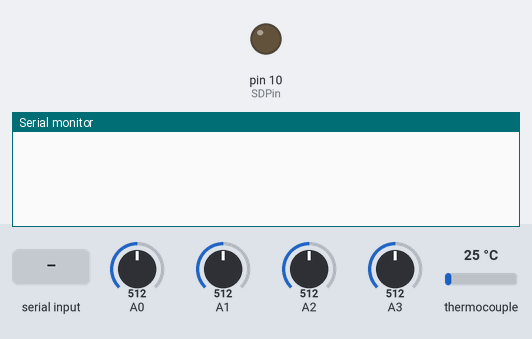
Simulated run of this program. Board: Arduino Uno, built with avr-gcc and run on an emulated ATmega328P. Parts: output pins drawn as LEDs (lit = HIGH), the last lines printed to the serial monitor. The inputs (shaded band) are chosen by the test bench; at power-on: thermocouple 25 °C, A2 = 512, A0 = 512, A1 = 512, A3 = 512. The local clock reads 2024-03-15 10:24:30 at power-on unless the program sets it; storage starts empty.

Above: at 2.2 s.
2.3 s: "m\n" received over Serial
At 3.4 s:
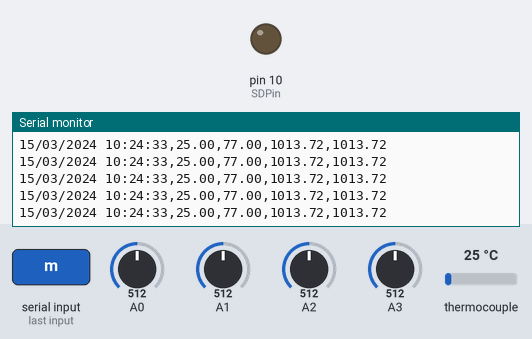
3.8 s: "d\n" received over Serial
5.3 s: thermocouple set to 150 °C
At 5.9 s:
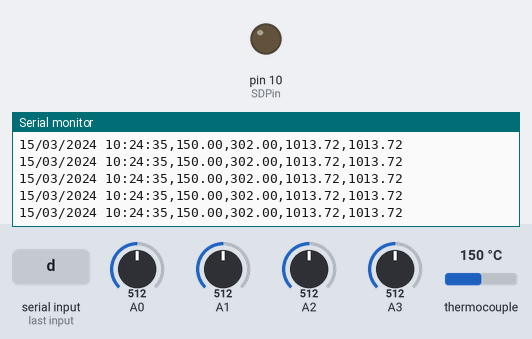
8.3 s: "90,45,200\n" received over Serial
9.8 s: A2 set to 716
At 10.3 s:
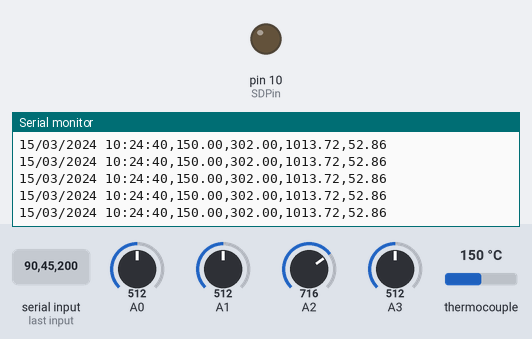
Timing chart, 0 to 12.8 s (numbered marks = the images above; inputs shaded):
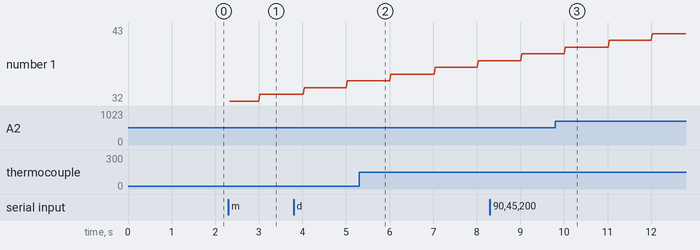

Measured:
- after the input at 2.3 s, the serial monitor: prints a new line at once (image 1)
- after the input at 5.3 s, the serial monitor: prints a new line at once (image 2)
- after the input at 9.8 s, the serial monitor: prints a new line at once (image 3)

The program:

main.cpp
```cpp
#include <Arduino.h>
#include "RTClib.h"
#include <SPI.h>
#include <max6675.h>
#include "HTemp.h"
#include "SdFat.h"

#define SDPin 10
#define thCLK 9
#define thCS 8
#define thDO 7

const char *fileName = "temp_log.txt";
const char *fileSetting = "setting.txt";
unsigned long drMills = 60000; // 60s;
unsigned long lastMills = 0;
char date[21];
char buffer[61];
char c[14];

bool onSerial = false;

SdFat SD;
File file;
RTC_PCF8523 rtc;
HTemp ht1(A1, A0);
HTemp ht2(A3, A2);
MAX6675 thermocouple(thCLK, thCS, thDO);

void initSDCard()
{
  if (!SD.begin(SDPin))
  {
    // Serial.println("Initailize SD Card failed");
    while (1)
    {
      // Serial.println("Re-init SD Card...");
      delay(1000);
      SD.begin(SDPin);
    };
  }

  if (!SD.exists(fileName))
    SD.open(fileName, FILE_WRITE);
  // Serial.println("Initailize SD Card done!");
}

void writeSetting(unsigned long ms)
{
  if (SD.exists(fileName))
    SD.remove(fileSetting);

  file = SD.open(fileSetting, FILE_WRITE);
  if (!file)
    return;

  file.println(ms);
  file.close();
}

void readSetting()
{
  if (!SD.exists(fileName))
    return;

  file = SD.open(fileSetting, FILE_READ);
  if (!file)
    return;

  char ch;
  String intval = "";
  while (file.available())
  {
    ch = file.read();
    if (ch == '\n')
      break;

    intval += ch;
  }
  if (intval != "")
    drMills = atoi(intval.c_str());

  file.close();
}

void showMenus()
{
  Serial.println("\t\t* Menus * ");
  Serial.println("\t p: Show all menus.");
  Serial.println("\t r: Read data logs.");
  Serial.println("\t eY: Erase data logs.");
  Serial.println("\t t: Set the RTC datetime (tDDMMYYhhmmss)");
  Serial.println("\t d: Show the RTC datetime.");
  Serial.println("\t mSSS: Set delay for record data log (SS or SSS as seconds).");
}

void getDateTime()
{
  DateTime now = rtc.now();
  sprintf(date, "%02d/%02d/%d %02d:%02d:%02d", now.day(), now.month(), now.year(), now.hour(), now.minute(), now.second());
}

void writeEraseAndHeader()
{
  SD.remove(fileName);
  file = SD.open(fileName, FILE_WRITE);
  if (!file)
  {
    // Serial.println("Not found file");
    initSDCard();
    return;
  }

  file.println("DateTime, MaxTempC, MaxTemF, HTemp1, HTemp2");
  file.close();
  Serial.println("Erase data log done!");
}

void saveData()
{
  getDateTime();
  float temp1 = ht1.getThmc();
  float temp2 = ht2.getThmc();
  float temp3C = thermocouple.readCelsius();
  float temp3F = thermocouple.readFahrenheit();

  sprintf(buffer, "%s,%s,%s,%s,%s", date, String(temp3C).c_str(), String(temp3F).c_str(), String(temp1).c_str(), String(temp2).c_str());

  file = SD.open(fileName, FILE_WRITE);
  if (!file)
  {
    // Serial.println("Not found file");
    initSDCard();
    return;
  }
  file.println(buffer);
  file.close();

  Serial.println(buffer);
}

void readData()
{
  // Serial.flush();
  file = SD.open(fileName, FILE_READ);
  if (!file)
  {
    Serial.println("Not found SD Card");
    return;
  }

  while (file.available())
    Serial.write(file.read());

  file.close();
  Serial.println("Read done!");
}

void setting()
{
  if (Serial.available() > 0)
  {
    onSerial = true;
    String s = Serial.readStringUntil('\n');
    s.toCharArray(c, 14);
    Serial.println(c);
    switch (c[0])
    {
    case 'p':
    {
      showMenus();
      break;
    }
    case 'r':
    {
      readData();
      break;
    }
    case 'e':
    {
      if (c[1] == 'Y')
        writeEraseAndHeader();
      break;
    }
    case 't':
    {
      char d[3] = {c[1], c[2], '\0'};
      char m[3] = {c[3], c[4], '\0'};
      char y[3] = {c[5], c[6], '\0'};
      char h[3] = {c[7], c[8], '\0'};
      char mn[3] = {c[9], c[10], '\0'};
      char sc[3] = {c[11], c[12], '\0'};

      rtc.adjust(DateTime(atoi(y), atoi(m), atoi(d), atoi(h), atoi(mn), atoi(sc)));
      delay(500);
      getDateTime();
      Serial.println(date);
      break;
    }
    case 'm':
    {
      int digi = 60;
      if (c[3] != '\0')
      {
        char concat[4] = {c[1], c[2], c[3], '\0'};
        digi = atoi(concat);
      }
      else if (c[3] == '\0')
      {
        char concat[3] = {c[1], c[2], '\0'};
        digi = atoi(concat);
      }

      drMills = digi * 1000; // 60 s=1000ms
      writeSetting(drMills);
      Serial.print("Save data every ");
      Serial.print(digi);
      Serial.println(" seconds");
      break;
    }
    case 'd':
    {
      getDateTime();
      Serial.println(date);
      break;
    }
    default:
      break;
    }

    onSerial = false;
  }
}

void setup()
{
  Serial.begin(115200);
  pinMode(SDPin, OUTPUT);

  ht1.begin();
  ht2.begin();

  if (!rtc.begin())
  {
    // Serial.println("Couldn't find RTC");
    while (1)
      delay(100);
  }

  delay(1000);

  initSDCard();
  readSetting();
  if (Serial.available())
    showMenus();
}

void loop()
{
  unsigned long currMills = millis();
  if (currMills - lastMills >= drMills && onSerial == false)
  {
    saveData();
    lastMills = currMills;
  }
  setting();
}
```

HTemp.cpp
```cpp
#include <Arduino.h>
#include "HTemp.h"

const float VOL_OFFSET = 350; // offset voltage, mv
const float AMP_AV = 54.16;   // Av of amplifier
const float Var_VtoT_K_1[9] = {0, 2.5173462e1, -1.1662878, -1.0833638, -8.9773540 / 1e1, -3.7342377 / 1e1, -8.6632643 / 1e2, -1.0450598 / 1e2, -5.1920577 / 1e4};
const float Var_VtoT_K_2[10] = {0, 2.508355e1, 7.860106 / 1e2, -2.503131 / 1e1, 8.315270 / 1e2, -1.228034 / 1e2, 9.804036 / 1e4, -4.413030 / 1e5, 1.057734 / 1e6, -1.052755 / 1e8};
const float Var_VtoT_K_3[7] = {-1.318058e2, 4.830222e1, -1.646031, 5.464731 / 1e2, -9.650715 / 1e4, 8.802193 / 1e6, -3.110810 / 1e8};

HTemp::HTemp(int _pinTmp, int _pinThmc)
{
    pinRoomTmp = _pinTmp;
    pinThmc = _pinThmc;
}

void HTemp::begin()
{
    tempRoom = getRoomTmp();
}

float HTemp::getThmc()
{
    float vol = getThmcVol();
    tempThmc = K_VtoT(vol) + tempRoom;

    return tempThmc;
}

int HTemp::getAnalog(int pin)
{
    long sum = 0;

    for (int i = 0; i < 32; i++)
    {
        sum += analogRead(pin);
    }

    return ((sum >> 5)); // 3.3V supply
}

float HTemp::getRoomTmp()
{
    int a = getAnalog(pinRoomTmp) * 50 / 33;                                        // 3.3V supply
    float resistance = (float)(1023 - a) * 10000 / a;                               // get the resistance of the sensor;
    float temperature = 1 / (log(resistance / 10000) / 3975 + 1 / 298.15) - 273.15; // convert to temperature via datasheet ;

    tempRoom = temperature;
    return temperature;
}

float HTemp::getThmcVol() // get voltage of thmc in mV
{
    float vout = (float)getAnalog(pinThmc) / 1023.0 * 5.0 * 1000;
    float vin = (vout - VOL_OFFSET) / AMP_AV;
    return (vin);
}

float HTemp::K_VtoT(float mV)
{
    //!Note: If use for look on this function have error memory catch when use the String
    // int i = 0;
    float value = 0;
    if (mV >= -6.478 && mV < 0)
    {
        value = Var_VtoT_K_1[8];
        // for (i = 8; i > 0; i--)
        value = mV * value + Var_VtoT_K_1[7];
        value = mV * value + Var_VtoT_K_1[6];
        value = mV * value + Var_VtoT_K_1[5];
        value = mV * value + Var_VtoT_K_1[4];
        value = mV * value + Var_VtoT_K_1[3];
        value = mV * value + Var_VtoT_K_1[2];
        value = mV * value + Var_VtoT_K_1[1];
        value = mV * value + Var_VtoT_K_1[0];
    }
    else if (mV >= 0 && mV < 20.644)
    {
        value = Var_VtoT_K_2[9];
        // for (i = 9; i > 0; i--)
        value = mV * value + Var_VtoT_K_2[8];
        value = mV * value + Var_VtoT_K_2[7];
        value = mV * value + Var_VtoT_K_2[6];
        value = mV * value + Var_VtoT_K_2[5];
        value = mV * value + Var_VtoT_K_2[4];
        value = mV * value + Var_VtoT_K_2[3];
        value = mV * value + Var_VtoT_K_2[2];
        value = mV * value + Var_VtoT_K_2[1];
        value = mV * value + Var_VtoT_K_2[0];
    }
    else if (mV >= 20.644 && mV <= 54.900)
    {
        value = Var_VtoT_K_3[6];
        // for (i = 6; i > 0; i--)
        value = mV * value + Var_VtoT_K_3[5];
        value = mV * value + Var_VtoT_K_3[4];
        value = mV * value + Var_VtoT_K_3[3];
        value = mV * value + Var_VtoT_K_3[2];
        value = mV * value + Var_VtoT_K_3[1];
        value = mV * value + Var_VtoT_K_3[0];
    }

    return value;
}
```

HTemp.h
```cpp
#ifndef __HIGH_TEMP_H__
#define __HIGH_TEMP_H__

class HTemp
{

public:
    HTemp(int _pinTmp, int _pinThmc);

    float getRoomTmp(); //
    float getThmc();

    void begin();

private:
    int pinRoomTmp; // pin of temperature sensor
    int pinThmc;    // pin of thermocouple

    float tempRoom; // room temperature
    float tempThmc; // thermocouple temperature

public:
    int getAnalog(int pin);
    float K_VtoT(float mV); // K type thermocouple, mv->oC
    float getThmcVol();     // get voltage of thmc in mV
};

#endif
```
